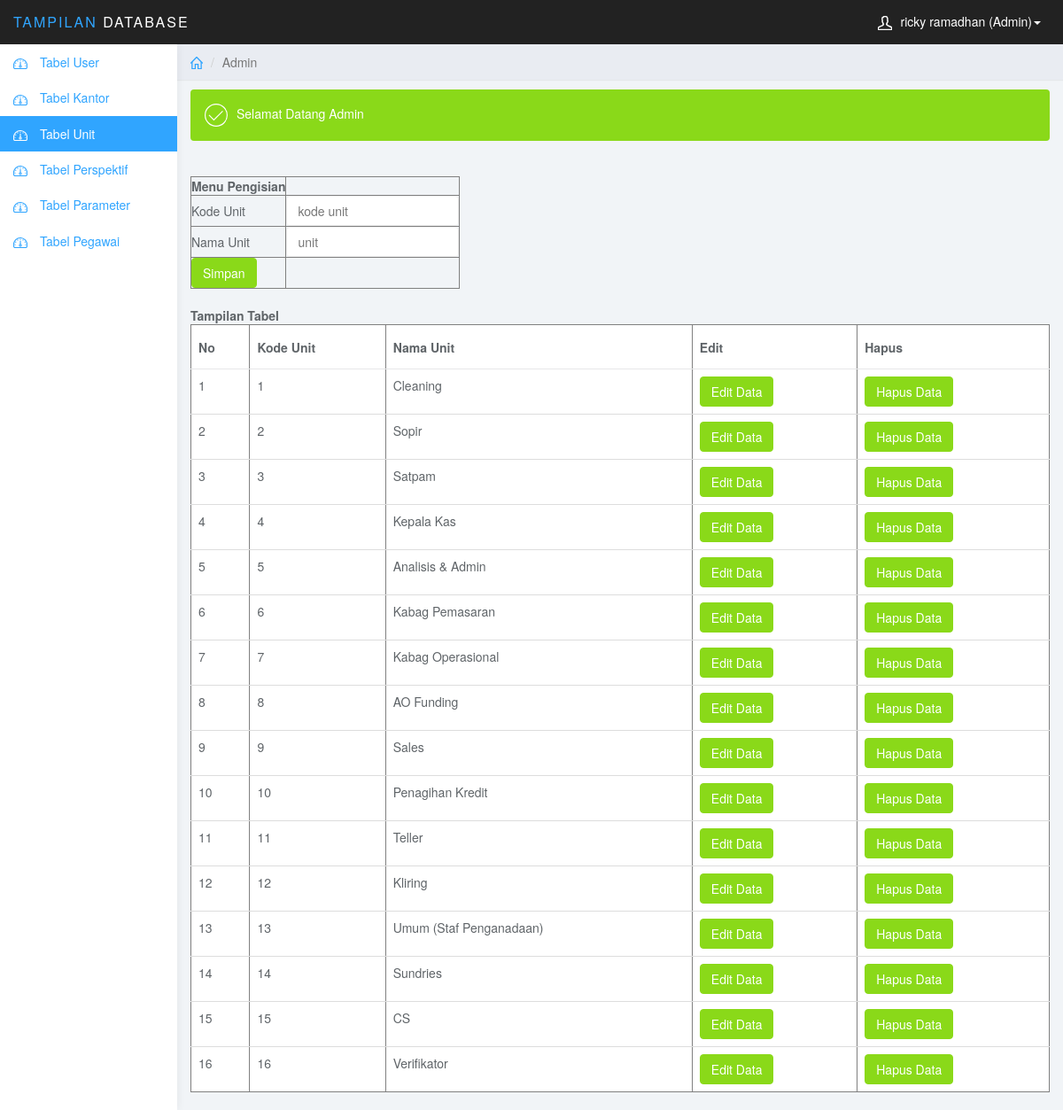
The app's page /penilaian_pegawai/admin/unit.php (signed in) with its own data.
### tables this page shows
CREATE TABLE `tbl_unit` (
  `kd_unit` int(11) NOT NULL,
  `nama_unit` varchar(50) NOT NULL
);

### penilaian_pegawai/admin/unit.php (the view, shortened to what this page needs)
<!DOCTYPE html>
<html>
<head>
<link href="../user/css/bootstrap.min.css" rel="stylesheet">
<link href="../user/css/datepicker3.css" rel="stylesheet">
<link href="../user/css/styles.css" rel="stylesheet">
</head>
<body>
	<nav class="navbar navbar-inverse navbar-fixed-top" role="navigation">
		<div class="container-fluid">
			<div class="navbar-header">
				<a class="navbar-brand" href="#"><span>Tampilan</span> Database</a>
				<ul class="user-menu">
					<li class="dropdown pull-right">
						<a href="#" class="dropdown-toggle" data-toggle="dropdown"><svg class="glyph stroked male-user"><use xlink:href="#stroked-male-user"></use></svg><?php include'session.php'; echo $_SESSION['nama']; ?> (Admin)<span class="caret"></span></a>
					</li>
				</ul>
			</div>
		</div>
	</nav>
	<div id="sidebar-collapse" class="col-sm-3 col-lg-2 sidebar">
		<ul class="nav menu">
			<li class=""><a href="ubah.php" ><svg class="glyph stroked dashboard-dial"><use xlink:href="#stroked-dashboard-dial"></use></svg> Tabel User</a></li>
			<li class=""><a href="kantor.php"><svg class="glyph stroked dashboard-dial"><use xlink:href="#stroked-dashboard-dial"></use></svg> Tabel Kantor</a></li>
			<li class="active"><a href="unit.php"><svg class="glyph stroked dashboard-dial"><use xlink:href="#stroked-dashboard-dial"></use></svg> Tabel Unit</a></li>
			<li class=""><a href="perspektif.php"><svg class="glyph stroked dashboard-dial"><use xlink:href="#stroked-dashboard-dial"></use></svg> Tabel Perspektif</a></li>
			<li class=""><a href="parameter.php"><svg class="glyph stroked dashboard-dial"><use xlink:href="#stroked-dashboard-dial"></use></svg> Tabel Parameter</a></li>
			<li class=""><a href="pegawai.php"><svg class="glyph stroked dashboard-dial"><use xlink:href="#stroked-dashboard-dial"></use></svg> Tabel Pegawai</a></li>
  </ul>
	</div>
	<div class="col-sm-9 col-sm-offset-3 col-lg-10 col-lg-offset-2 main">
		<div class="row">
			<ol class="breadcrumb">
				<li><a href="#"><svg class="glyph stroked home"><use xlink:href="#stroked-home"></use></svg></a></li>
				<li class="active">Admin</li>
			</ol>
		</div>
		<div class="row">
			<div class="col-lg-12" style="margin-bottom: 10px;">
			</div>
		</div>
		<div class="row">
			<div class="col-lg-12">
				<div class="alert bg-success" role="alert">
					<svg class="glyph stroked checkmark"><use xlink:href="#stroked-checkmark"></use></svg>Selamat Datang Admin
				</div>
				<form action="" method="post">
                        <div class="table-responsive">
                                <table class="" border="1">
                                    <tbody>
                                        <tr><td><center><strong>Menu Pengisian</strong></td></tr>
                                    	<tr><td>Kode Unit         </td>
                                    	<td><input placeholder="kode unit" onkeypress="return hanyaAngka(event, false)"  name="kd_unit" class="form-control" type="text"></td></tr>
                                         <tr><br><td>Nama Unit    </td>
                                    	<td><input placeholder="unit"  name="nama_unit" class="form-control" type="text"></td></tr>
                                           <tr><td><button type="submit" class="btn btn-success" name="simpan">Simpan</button></td></tr>
                                    </tbody>
                        </table>
                        </div>
                    </div>
                </div>
				<br>
				<form action="" method="post">
                      	<strong>Tampilan Tabel</strong>
                        <div class="table-responsive">
                                <table class="table " border="1">
                                    <thead>
                                        <tr>
                                        <th>No</th>
                                            <th>Kode Unit</th>
                                            <th>Nama Unit</th>
                                       <th>Edit</th>
                                            <th>Hapus</th>
                                        </tr>
                                    </thead>
                                    <tbody>
                          <?php
                          echo '<tr>';
							include '../config.php';
							$i=0;
							$query = "SELECT * FROM tbl_unit";
							$hasil = mysqli_query($konek,$query);
							while($data = mysqli_fetch_array($hasil)){
								$i++;
					  		echo "<td class='txt-oflo'>".$i."</td>
					  			  <td class='txt-oflo'>".$data[0]."</td>
					  			  <td class='txt-oflo'>".$data[1]."</td>
					  			  <td class='txt-oflo'><a class='btn btn-success' href='update_unit.php?id=$data[0]'>Edit Data</a></td>
							      <td class='txt-oflo'><a class='btn btn-success' href='unit.php?tombol=delete&id=$data[0]'>
							       Hapus Data</a></td>
                            </tr>";
					}
					echo '</body>';
					?>
</body>
</html>

### penilaian_pegawai/user/css/styles.css (style rules this page uses)
body { background: #f1f4f7; padding-top: 50px; color: #5f6468; }
a, a:hover, a:focus { color: #30a5ff; }
.form-control { border: 1px solid #eee; box-shadow: none; }
.navbar-header .navbar-brand { color: #fff; font-size: 16px; text-transform: uppercase; font-weight: 500; letter-spacing: 2px; }
.navbar-header .navbar-brand span { color: #30a5ff; }
.btn-success, .btn-success:hover, .btn-success:focus, .btn-success:active, .btn-success.active, .open > .dropdown-toggle.btn-success, .btn-success.disabled, .btn-success[disabled], fieldset[disabled] .btn-success, .btn-success.disabled:hover, .btn-success[disabled]:hover, fieldset[disabled] .btn-success:hover, .btn-success.disabled:focus, .btn-success[disabled]:focus, fieldset[disabled] .btn-success:focus, .btn-success.disabled:active, .btn-success[disabled]:active, fieldset[disabled] .btn-success:active, .btn-success.disabled.active, .btn-success[disabled].active, fieldset[disabled] .btn-success.active { background-color: #8ad919; border-color: #8ad919; }
.bg-success { color: #fff; background-color: #8ad919; }
.navbar { border: 0; }
.user-menu { display: inline-block; margin-top: 14px; margin-right: 10px; float: right; list-style: none; padding: 0; }
.user-menu a { color: #fff; }
.sidebar { display: block; background-color: #fff; padding: 0; display: none; }
@media (min-width: 768px) { .sidebar { display: block; position: fixed; top: 50px; bottom: 0; left: 0; z-index: 1000; display: block; margin: 0; padding: 0; overflow-x: hidden; overflow-y: auto; background-color: #fff; box-shadow: 1px 0px 10px rgba(0, 0, 0, .05); } }
@media (min-width: 768px) { .navbar-header { width: 100%; } }
.sidebar ul.nav .active a, .sidebar ul.nav li.parent a.active, .sidebar ul.nav .active > a:hover, .sidebar ul.nav li.parent a.active:hover, .sidebar ul.nav .active > a:focus, .sidebar ul.nav li.parent a.active:focus { color: #fff; background-color: #30a5ff; }
.breadcrumb { border-radius: 0; padding: 10px 15px; background: #e9ecf2; box-shadow: 0 1px 1px rgba(0, 0, 0, .05); margin: 0 ; }
.table { background: #fff; }
.table>thead>tr>th { border-bottom: 1px solid #e6e7e8; vertical-align: middle; height: 50px; }
.sidebar .glyph, .user-menu .glyph { height: 16px; width: 16px; margin: 0 10px 0 0; stroke-width: 3px; }
.user-menu .glyph { stroke-width: 4px; }
.breadcrumb .glyph { height: 14px; width: 14px; margin: -2px 0 0 0; stroke-width: 4px; }
.alert .glyph, .panel-heading .glyph { width: 26px; height: 26px; margin: 0 10px 0 0; stroke-width: 2px; }

### records on screen
tbl_unit: kd_unit "1", nama_unit "Cleaning"
tbl_unit: kd_unit "2", nama_unit "Sopir"
tbl_unit: kd_unit "3", nama_unit "Satpam"
tbl_unit: kd_unit "4", nama_unit "Kepala Kas"
tbl_unit: kd_unit "5", nama_unit "Analisis & Admin"
tbl_unit: kd_unit "6", nama_unit "Kabag Pemasaran"
tbl_unit: kd_unit "7", nama_unit "Kabag Operasional"
tbl_unit: kd_unit "8", nama_unit "AO Funding"
tbl_unit: kd_unit "9", nama_unit "Sales"
tbl_unit: kd_unit "10", nama_unit "Penagihan Kredit"
tbl_unit: kd_unit "11", nama_unit "Teller"
tbl_unit: kd_unit "12", nama_unit "Kliring"
tbl_unit: kd_unit "13", nama_unit "Umum (Staf Penganadaan)"
tbl_unit: kd_unit "14", nama_unit "Sundries"
tbl_unit: kd_unit "15", nama_unit "CS"
tbl_unit: kd_unit "16", nama_unit "Verifikator"

### other values on screen
$_SESSION['nama'] "ricky ramadhan"
